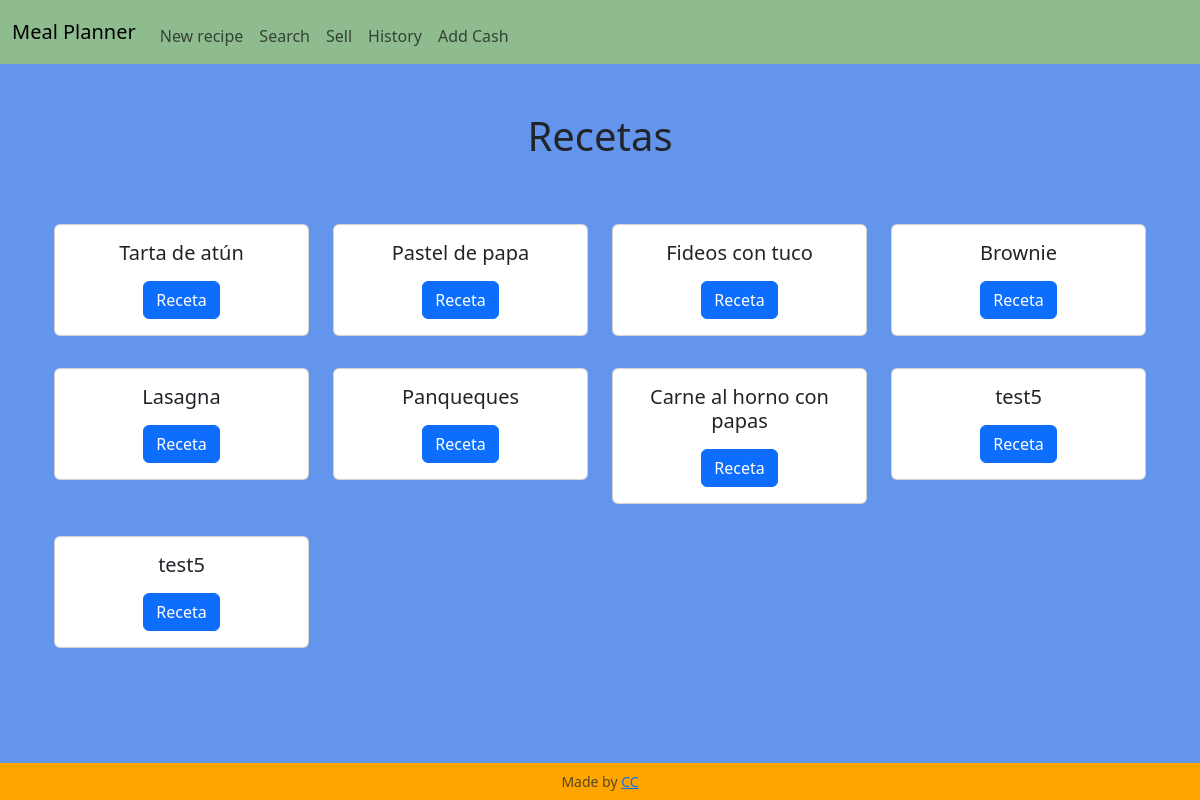
Before: / with the older database file.
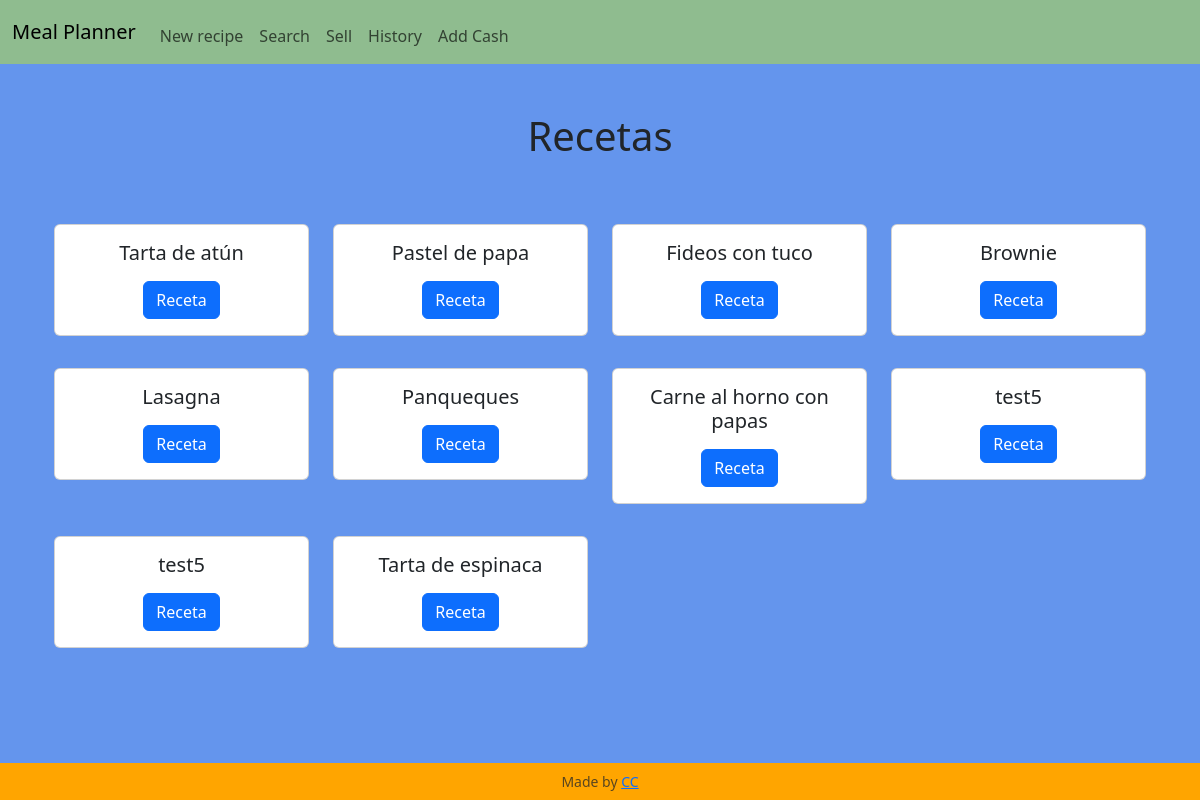
After: the same page with the newer database file.
### tables this page shows
CREATE TABLE recipes (id INTEGER PRIMARY KEY AUTOINCREMENT NOT NULL, name TEXT NOT NULL, instructions TEXT NOT NULL);

### app.py (the view)
@app.route('/', methods=["GET", "POST"])
def index():
    if request.method == "POST":
        id = request.form.get("id")
        cur = db_connect()
        cur.execute("SELECT * FROM recipes WHERE id = ?", (id,))
        recipe = cur.fetchall()
        cur.execute("SELECT * FROM ing_used WHERE recipe_id = ?", (id,))
        ing_used = cur.fetchall()
        db_close(cur)
        return render_template("recipe.html", recipe=recipe, ing_used=ing_used)
    else:
        cur = db_connect()
        cur.execute("SELECT id, name FROM recipes")
        rows = cur.fetchall()
        db_close(cur)
        return render_template("index.html", rows=rows)

### app.py (called while the page is built)
def db_connect():
    con = sqlite3.connect("meal_planner.db")
    con.row_factory = sqlite3.Row
    cur = con.cursor()
    return cur

def db_close(con):
    con.close()

@app.after_request
def after_request(response):
    response.headers["Cache-Control"] = "no-cache, no-store, must-revalidate"
    response.headers["Expires"] = 0
    response.headers["Pragma"] = "no-cache"
    return response

### templates/index.html (shortened to what this page needs)
{% extends "layout.html" %}
{% block main %}
    <h1 class="mb-5 text-center">Recetas</h1>
    <section class="container-fluid text-center">
        <div class="row">
            {% for row in rows %}
                <div class="col-md-3 my-3">
                    <div class="card">
                        <div class="card-body">
                            <h5 class="card-title mb-3">{{ row["name"] }}</h5>
                            <form action="/" method="post">
                                <button type="submit" class="btn btn-primary">Receta</button>
                            </form>
                        </div>
                    </div>
                </div>
            {% endfor %}
        </div>
    </section>
{% endblock %}

### templates/layout.html (shortened to what this page needs)
<!DOCTYPE html>
<html lang="es">
    <head>
        <link href="https://cdn.jsdelivr.net/npm/bootstrap@5.3.3/dist/css/bootstrap.min.css" rel="stylesheet">
        <link rel="stylesheet" href="https://cdn.jsdelivr.net/npm/bootstrap-icons@1.11.3/font/bootstrap-icons.min.css">
        <link href="/static/styles.css" rel="stylesheet">
    </head>
    <body>
        <nav class="navbar navbar-expand-md">
            <div class="container-fluid">
                <a class="navbar-brand" href="/">Meal Planner</a>
                <div class="collapse navbar-collapse" id="navbar">
                    <ul class="navbar-nav me-auto mt-2">
                        <li class="nav-item"><a class="nav-link" href="/new_recipe">New recipe</a></li>
                        <li class="nav-item"><a class="nav-link" href="/search">Search</a></li>
                        <li class="nav-item"><a class="nav-link" href="/sell">Sell</a></li>
                        <li class="nav-item"><a class="nav-link" href="/history">History</a></li>
                        <li class="nav-item"><a class="nav-link" href="/addcash">Add Cash</a></li>
                    </ul>
                </div>
            </div>
        </nav>
        <main class="container py-5">
            {% block main %}{% endblock %}
        </main>
        <footer class="fixed-bottom">
            <p class="my-2 small text-center text-muted">
                Made by <a href="https://github.com/CarolinaCampi">CC</a>
            </p>
        </footer>
    </body>
</html>

### static/styles.css (style rules this page uses)
body { background-color: cornflowerblue; }
nav { background-color: darkseagreen; }
footer { background-color: orange; }

Changed rows visible on the page:
added recipes: name "Tarta de espinaca"
